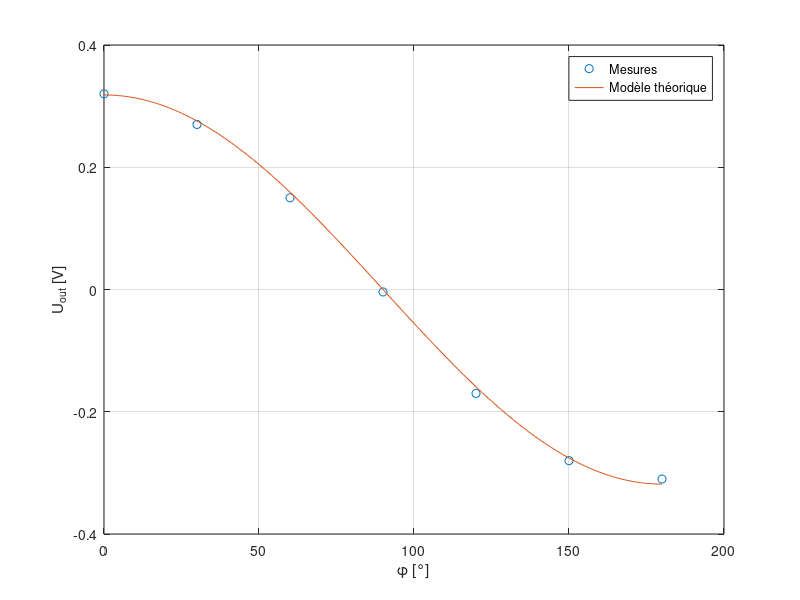

This chart was generated by the following MATLAB code:
%% Freq de resonnance theorique pour x = 0.7mm
clear; clc; close all;

data = ...
[0	0.32
30	0.27
60	0.15
90	-0.004
120	-0.17
150	-0.28
180	-0.31];

phi = data(:,1)
Uout = data(:,2)


% theoretical data
A = 0.5; % V
phi_th = 0:1:180;
Uout_th = 2/pi*A * cos(deg2rad(phi_th));

%% plot
figure();
plot(phi, Uout, 'o'); hold on;
plot(phi_th, Uout_th, '-');
hold off;
grid on;
xlabel('\phi [°]');
ylabel('U_{out} [V]');
legend('Mesures', 'Modèle théorique');
